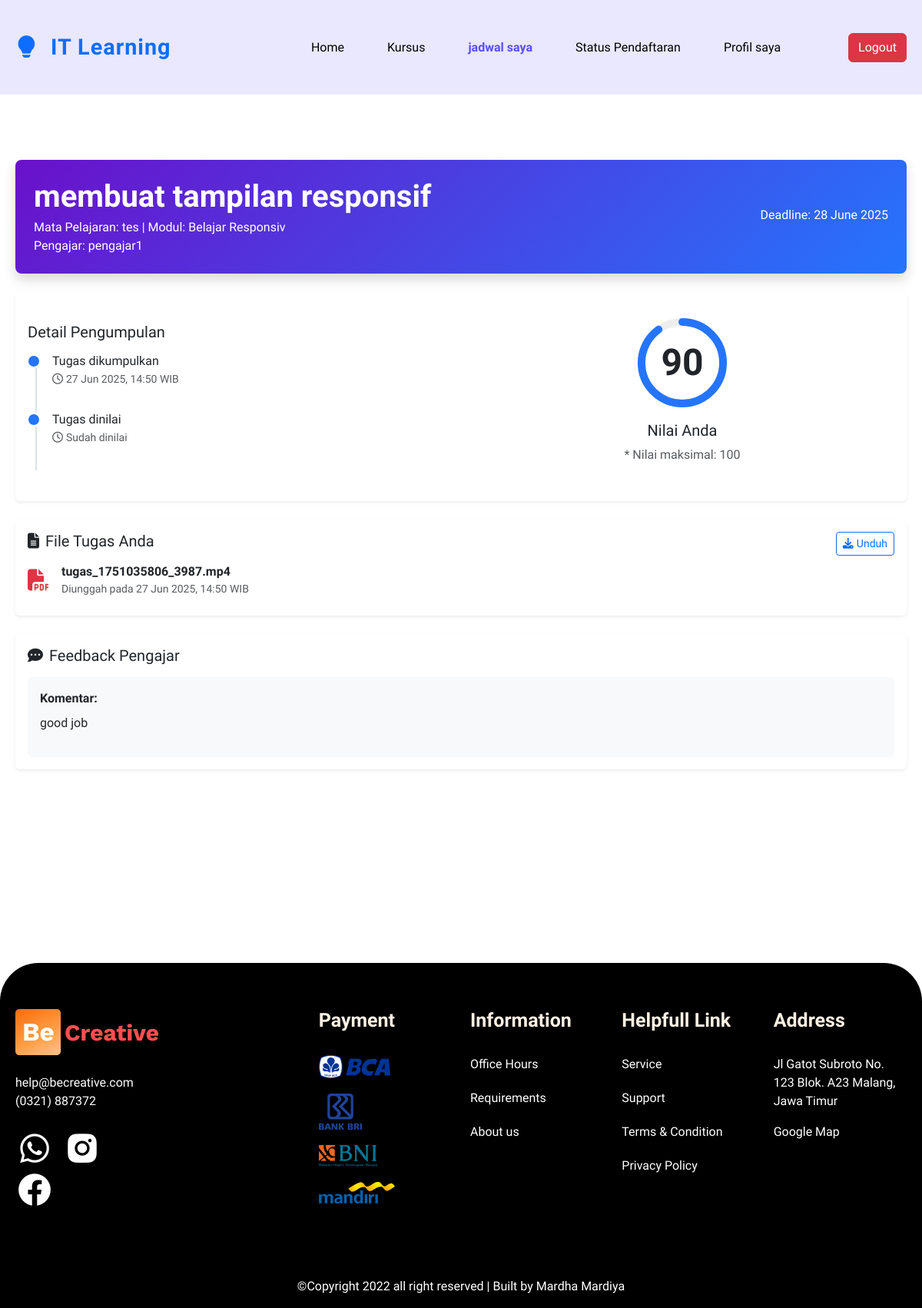
The app's page /views/detail_tugas.php?assignment_id=4 (signed in) with its own data.
### tables this page shows
CREATE TABLE `assignments` (
  `assignment_id` int(11) NOT NULL,
  `lesson_id` int(11) DEFAULT NULL,
  `judul_tugas` varchar(255) DEFAULT NULL,
  `deskripsi_tugas` text DEFAULT NULL,
  `tanggal_batas_akhir` datetime DEFAULT NULL,
  `poin_maksimal` int(11) DEFAULT NULL
);

CREATE TABLE `lessons` (
  `lesson_id` int(11) NOT NULL,
  `module_id` int(11) DEFAULT NULL,
  `nama_pelajaran` varchar(255) DEFAULT NULL,
  `konten_pelajaran` varchar(255) DEFAULT NULL,
  `tipe_konten` enum('teks','video','pdf','link') DEFAULT NULL,
  `durasi_menit` int(11) DEFAULT NULL
);

CREATE TABLE `modules` (
  `module_id` int(11) NOT NULL,
  `course_id` int(11) DEFAULT NULL,
  `nama_modul` varchar(255) DEFAULT NULL,
  `deskripsi_modul` text DEFAULT NULL,
  `urutan` int(11) DEFAULT NULL
);

CREATE TABLE `users` (
  `user_id` int(11) NOT NULL,
  `nama_lengkap` varchar(255) DEFAULT NULL,
  `email` varchar(255) DEFAULT NULL,
  `password_hash` varchar(255) DEFAULT NULL,
  `telepon` varchar(20) DEFAULT NULL,
  `alamat` text DEFAULT NULL,
  `tanggal_registrasi` datetime DEFAULT NULL,
  `last_login` datetime DEFAULT NULL,
  `role` enum('siswa','pengajar','admin') DEFAULT NULL
);

CREATE TABLE `submissions` (
  `submission_id` int(11) NOT NULL,
  `assignment_id` int(11) DEFAULT NULL,
  `student_id` int(11) DEFAULT NULL,
  `tanggal_submit` datetime DEFAULT NULL,
  `file_submission_url` varchar(255) DEFAULT NULL,
  `nilai` decimal(4,2) DEFAULT NULL,
  `feedback_instructor` text DEFAULT NULL
);

### views/detail_tugas.php (the view, shortened to what this page needs)
<?php
include '../database/koneksi.php';
$student_id = $_SESSION['user_id'] ?? null;
$assignment_id = $_GET['assignment_id'] ?? null;
$tugasQuery = mysqli_query($conn, "
       SELECT a.assignment_id, a.judul_tugas, a.deskripsi_tugas, a.tanggal_batas_akhir,
           l.nama_pelajaran, m.nama_modul, c.nama_kursus, u.nama_lengkap AS nama_pengajar
    FROM assignments a
    JOIN lessons l ON a.lesson_id = l.lesson_id
    JOIN modules m ON l.module_id = m.module_id
    JOIN courses c ON m.course_id = c.course_id
    JOIN schedules s ON c.course_id = s.course_id
    JOIN users u ON s.instructor_id = u.user_id
    WHERE a.assignment_id = $assignment_id
    LIMIT 1
");
$tugas = mysqli_fetch_assoc($tugasQuery);
$submissionQuery = mysqli_query($conn, "
    SELECT * FROM submissions
    WHERE assignment_id = $assignment_id AND student_id = $student_id
    LIMIT 1
");
$submission = mysqli_fetch_assoc($submissionQuery);
function formatWaktu($datetime) {
    return date('d M Y, H:i', strtotime($datetime)) . ' WIB';
}
?>
<!DOCTYPE html>
<html lang="en">
  <head>
     <link
      href="https://unpkg.com/boxicons@2.1.2/css/boxicons.min.css"
      rel="stylesheet"
    />
 <link rel="stylesheet" href="https://cdn.jsdelivr.net/npm/bootstrap-icons@1.11.3/font/bootstrap-icons.min.css">
     <link
      href="https://cdn.jsdelivr.net/npm/bootstrap@5.1.3/dist/css/bootstrap.min.css"
      rel="stylesheet"
    />
    <link rel="stylesheet" href="https://cdnjs.cloudflare.com/ajax/libs/animate.css/4.1.1/animate.min.css">
    <link
      rel="stylesheet"
      href="https://unpkg.com/swiper/swiper-bundle.min.css"
    /> <link href="https://cdn.jsdelivr.net/npm/bootstrap@5.3.3/dist/css/bootstrap.min.css" rel="stylesheet">
  <link rel="stylesheet" href="https://cdnjs.cloudflare.com/ajax/libs/font-awesome/6.4.0/css/all.min.css">
    <link rel="stylesheet" href="vendor/style/main.css" />
  </head>
  <body>
     <nav class="navbar navbar-expand-lg navbar-light fixed-top">
      <div class="container">
        <a class="navbar-brand fw-bold text-primary" href="#" style="font-size: 1.8rem; letter-spacing: 1px;">
    <i class="bi bi-lightbulb-fill me-2"></i> IT Learning
</a>
        <div
          class="collapse navbar-collapse align-items-center"
          id="navbarNavAltMarkup"
        >
     <div class="navbar-nav ms-auto me-3">
            <a class="nav-link " href="index.php">Home</a>
            <a class="nav-link " href="pendaftaran_kursus.php">Kursus</a>
            <?php if (isset($_SESSION['user_id'])): ?>
              <a class="nav-link active" href="jadwal">jadwal saya</a>
                <a class="nav-link" href="status_pendaftaran.php">Status Pendaftaran</a>
                <a class="nav-link" href="profil.php">Profil saya</a>
            <?php endif; ?>
        </div>
             <div class="navbar-auth d-lg-flex align-items-center mt-4 mt-md-0 text-center">
              <?php if (isset($_SESSION['user_id'])): ?>
                <form action="../php/logout.php" method="POST" class="d-inline">
                  <button type="submit" class="btn btn-danger ms-sm-4 mt-3 mt-sm-0 d-block d-sm-inline">Logout</button>
                </form>
                           <?php else: ?>
                <a class="nav-link me-0 me-lg-3 p-0" href="login.php">Masuk</a>
                <a href="registar.php" class="btn-second ms-sm-4 mt-3 mt-sm-0 d-block d-sm-inline">Daftar Sekarang</a>
              <?php endif; ?>
            </div>
        </div>
      </div>
    </nav>
<div class="container py-5" style="margin-top: 160px;">
    <div class="assignment-header rounded-3 p-4 mb-4 shadow">
        <div class="d-flex justify-content-between align-items-center">
            <div>
                <h1 class="display-6 fw-bold mb-1"><?= htmlspecialchars($tugas['judul_tugas']) ?></h1>
                <p class="mb-0">Mata Pelajaran: <?= htmlspecialchars($tugas['nama_pelajaran']) ?> | Modul: <?= htmlspecialchars($tugas['nama_modul']) ?></p>
                <p class="mb-0">Pengajar: <?= htmlspecialchars($tugas['nama_pengajar']) ?></p>
            </div>
            <div class="text-end">
<p class="mb-1">Deadline: <?= date('d F Y', strtotime($tugas['tanggal_batas_akhir'])) ?></p>
            </div>
        </div>
    </div>
    <?php if (!$submission): ?>
        <div class="alert alert-warning">
            <i class="fas fa-exclamation-circle me-2"></i>
            Kamu belum mengumpulkan tugas ini.
        </div>
    <?php else: ?>
        <div class="card border-0 shadow-sm mb-4">
            <div class="card-body">
                <div class="row align-items-center">
                    <div class="col-md-6">
                        <h5 class="card-title mb-3">Detail Pengumpulan</h5>
                        <div class="submission-timeline">
                            <div class="timeline-item">
                                <h6 class="mb-1">Tugas dikumpulkan</h6>
                                <p class="text-muted small mb-2"><i class="far fa-clock me-1"></i><?= formatWaktu($submission['tanggal_submit']) ?></p>
                            </div>
                            <?php if (!is_null($submission['nilai'])): ?>
                                <div class="timeline-item">
                                    <h6 class="mb-1">Tugas dinilai</h6>
                                    <p class="text-muted small mb-2"><i class="far fa-clock me-1"></i>Sudah dinilai</p>
                                </div>
                            <?php endif; ?>
                        </div>
                    </div>
                    <div class="col-md-6 text-center py-3">
                        <div class="d-inline-block position-relative">
                            <div class="position-relative">
                                <svg width="120" height="120" viewBox="0 0 36 36" class="circular-chart">
                                    <path class="circle-bg"
                                        d="M18 2.0845 a 15.9155 15.9155 0 0 1 0 31.831 a 15.9155 15.9155 0 0 1 0 -31.831"
                                        fill="none" stroke="#eee" stroke-width="3"/>
                                    <path class="circle"
                                        stroke-dasharray="<?= $submission['nilai'] ?>, 100"
                                        d="M18 2.0845 a 15.9155 15.9155 0 0 1 0 31.831 a 15.9155 15.9155 0 0 1 0 -31.831"
                                        fill="none" stroke="#2575fc" stroke-width="3" stroke-linecap="round"/>
                                </svg>
                                <div class="position-absolute top-50 start-50 translate-middle">
                                  <span class="display-5 fw-bold">
                                      <?= is_null($submission['nilai']) ? '0' : rtrim(rtrim(number_format($submission['nilai'], 2, '.', ''), '0'), '.') ?>
                                  </span>
                                </div>
                            </div>
                        </div>
                        <h5 class="mt-3">Nilai Anda</h5>
                        <p class="text-muted">* Nilai maksimal: 100</p>
                    </div>
                </div>
            </div>
        </div>
        <div class="card file-card border-0 shadow-sm mb-4">
            <div class="card-body">
                <div class="d-flex justify-content-between align-items-start">
                    <div>
                        <h5 class="card-title mb-3"><i class="fas fa-file-alt me-2"></i>File Tugas Anda</h5>
                        <div class="d-flex align-items-center mb-2">
                            <i class="fas fa-file-pdf text-danger fs-3 me-3"></i>
                            <div>
                                <p class="mb-0 fw-bold"><?= basename($submission['file_submission_url']) ?></p>
                                <p class="text-muted small mb-0">Diunggah pada <?= formatWaktu($submission['tanggal_submit']) ?></p>
                            </div>
                        </div>
                    </div>
                    <div>
                        <a href="../uploads/tugas/<?= htmlspecialchars($submission['file_submission_url']) ?>" class="btn btn-outline-primary btn-sm" download>
                            <i class="fas fa-download me-1"></i>Unduh
                        </a>
                    </div>
                </div>
            </div>
        </div>
        <?php if (!empty($submission['feedback_instructor'])): ?>
        <div class="card feedback-card border-0 shadow-sm mb-4">
            <div class="card-body">
                <h5 class="card-title mb-3"><i class="fas fa-comment-dots me-2"></i>Feedback Pengajar</h5>
                <div class="bg-light p-3 rounded">
                    <p class="mb-2 fw-bold">Komentar:</p>
                    <p><?= nl2br(htmlspecialchars($submission['feedback_instructor'])) ?></p>
                </div>
            </div>
        </div>
        <?php endif; ?>
    <?php endif; ?>
</div>
    <footer class="footer section-margin">
      <div class="container">
        <div
          class="row row-content justify-content-between justify-content-md-start"
        >
          <div class="col-lg-2 col-md-6">
            <img src="vendor/images/logo.png" alt="" />
            <a href="#" class="email mt-4 d-inline-block text-white"
              >help@becreative.com</a
            >
            <p class="phone text-white">(0321) 887372</p>
            <div class="icons mt-4">
              <a href="#"><i class="bx bxl-whatsapp"></i></a>
              <a href="#"><i class="bx bxl-instagram-alt mx-2"></i></a>
              <a href="#"><i class="bx bxl-facebook-circle"></i></a>
            </div>
          </div>
          <div class="col-lg-2 offset-lg-2 col-md-3 mt-4 mt-sm-0">
            <h3>Payment</h3>
            <ul>
              <li><img src="vendor/images/bca.png" alt="" /></li>
              <li><img src="vendor/images/bri.png" alt="" /></li>
              <li><img src="vendor/images/bni.png" alt="" /></li>
              <li><img src="vendor/images/mandiri.png" alt="" /></li>
            </ul>
          </div>
          <div class="col-lg-2 col-md-3 mt-4 mt-sm-0">
            <h3>Information</h3>
            <ul>
              <li>Office Hours</li>
              <li>Requirements</li>
              <li>About us</li>
            </ul>
          </div>
          <div class="col-lg-2 col-md-3 mt-4 mt-sm-0">
            <h3>Helpfull Link</h3>
            <ul>
              <li>Service</li>
              <li>Support</li>
              <li>Terms & Condition</li>
              <li>Privacy Policy</li>
            </ul>
          </div>
          <div class="col-lg-2 col-md-3 mt-4 mt-sm-0">
            <h3>Address</h3>
            <p class="text-white">
              Jl Gatot Subroto No. 123 Blok. A23 Malang, Jawa Timur
            </p>
            <a href="#" class="maps text-white">Google Map</a>
          </div>
        </div>
        <div class="row text-center">
          <div class="col-12">
            <p class="text-white">
              &copy;Copyright 2022 all right reserved | Built by Mardha Mardiya
            </p>
          </div>
        </div>
      </div>
    </footer>
  </body>
</html>

### views/detail_tugas.php (style rules this page uses)
.assignment-header { background: linear-gradient(135deg, #6a11cb 0%, #2575fc 100%); color: white; }
.file-card { transition: all 0.3s ease; border-left: 4px solid #2575fc; }
.feedback-card { border-left: 4px solid #28a745; }
.submission-timeline { position: relative; padding-left: 2rem; }
.submission-timeline::before { content: ''; position: absolute; left: 10px; top: 0; bottom: 0; width: 2px; background: #dee2e6; }
.timeline-item { position: relative; padding-bottom: 1.5rem; }
.timeline-item::before { content: ''; position: absolute; left: -2.1rem; top: 0; width: 20px; height: 20px; border-radius: 50%; background: #2575fc; border: 3px solid white; }

### records on screen
assignments: judul_tugas "membuat tampilan responsif", lesson.nama_pelajaran "tes", modules.nama_modul "Belajar Responsiv", users.nama_lengkap "pengajar1", tanggal_batas_akhir "28 June 2025"
submissions: tanggal_submit "27 Jun 2025, 14:50 WIB", nilai "90", file_submission_url "tugas_1751035806_3987.mp4", feedback_instructor "good job"
